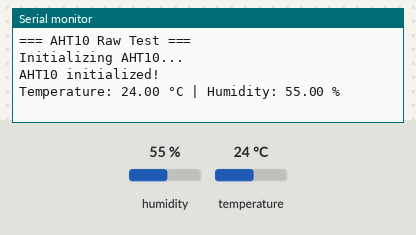
Bench run of a program on a simulated ESP32. Shown: the last lines printed to the serial monitor. Wiring (inferred from the names in the program): AHT10/20 sensor at I2C address 0x38. The inputs (shaded band) are chosen by the test bench; at power-on: humidity 55 %, temperature 24 °C.

Above: at 3.8 s.
3.9 s: humidity set to 22 %
At 5.9 s:
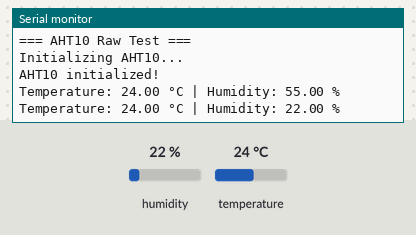
6.7 s: temperature set to 12 °C
At 7.6 s:
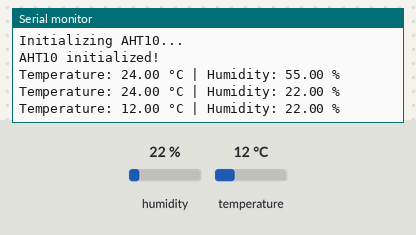
9.5 s: humidity set to 40 %
At 12.0 s:
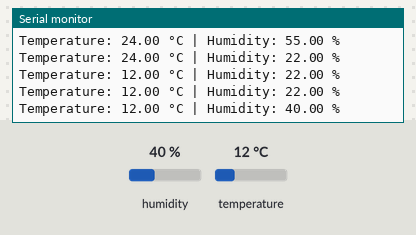
Timing chart, 0 to 13.5 s (numbered marks = the images above; inputs shaded):
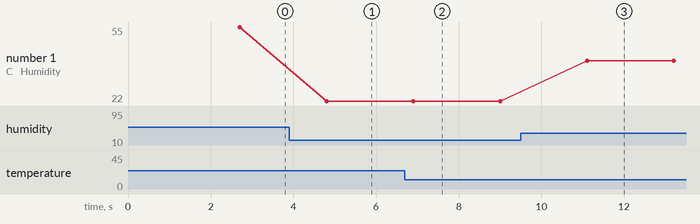

The program:

main.cpp
```cpp
#include <Arduino.h>
#include <Wire.h>

#define AHT10_ADDR 0x38

void setup() {
  Serial.begin(115200);
  delay(2000);

  Serial.println("\n\n=== AHT10 Raw Test ===");

  Wire.begin(21, 22);
  delay(100);

  // Initialize AHT10
  Serial.println("Initializing AHT10...");
  Wire.beginTransmission(AHT10_ADDR);
  Wire.write(0xE1); // Init command
  Wire.write(0x08);
  Wire.write(0x00);
  Wire.endTransmission();
  delay(500);

  Serial.println("AHT10 initialized!\n");
}

void loop() {
  // Trigger measurement
  Wire.beginTransmission(AHT10_ADDR);
  Wire.write(0xAC); // Trigger command
  Wire.write(0x33);
  Wire.write(0x00);
  Wire.endTransmission();

  delay(100); // Wait for measurement

  // Read 6 bytes
  Wire.requestFrom(AHT10_ADDR, 6);
  if (Wire.available() >= 6) {
    uint8_t data[6];
    for (int i = 0; i < 6; i++) {
      data[i] = Wire.read();
    }

    // Calculate humidity
    uint32_t humidity_raw = ((uint32_t)data[1] << 12) | ((uint32_t)data[2] << 4) | ((data[3] & 0xF0) >> 4);
    float humidity = ((float)humidity_raw / 1048576.0) * 100.0;

    // Calculate temperature
    uint32_t temp_raw = (((uint32_t)data[3] & 0x0F) << 16) | ((uint32_t)data[4] << 8) | data[5];
    float temperature = (((float)temp_raw / 1048576.0) * 200.0) - 50.0;

    Serial.print("Temperature: ");
    Serial.print(temperature, 2);
    Serial.print(" °C | Humidity: ");
    Serial.print(humidity, 2);
    Serial.println(" %");
  } else {
    Serial.println("ERROR: Failed to read from AHT10");
  }

  delay(2000);
}
```

Measured:
- after the input at 3.9 s, the serial monitor: prints a new line after 0.90 s (image 1)
- after the input at 6.7 s, the serial monitor: prints a new line after 0.20 s (image 2)
- after the input at 9.5 s, the serial monitor: prints a new line after 1.6 s (image 3)
- plotted number 1: 55 → 22 after the input at 3.9 s, 22 → 40 after the input at 9.5 s
